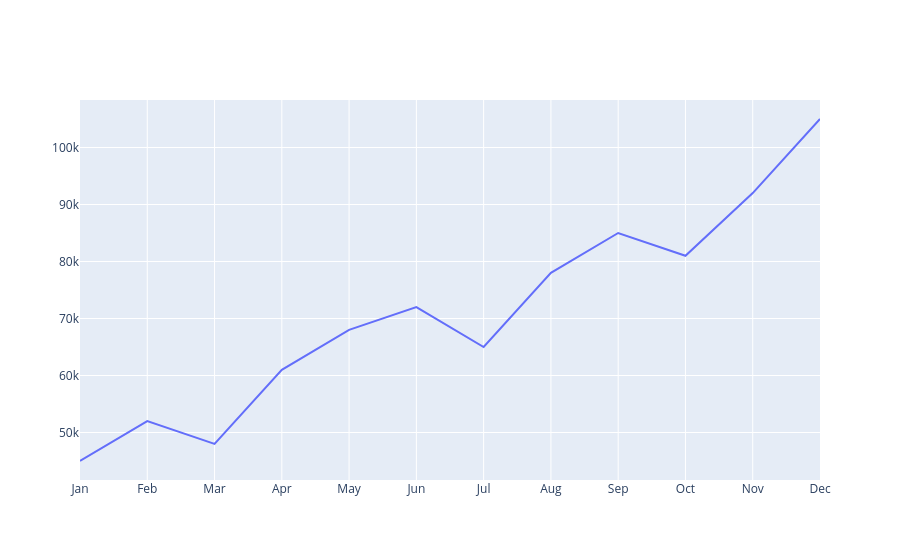

This figure's notebook cell:
### Code cell
import plotly.graph_objects as go
import pandas as pd

df = pd.DataFrame({
    "Month": ["Jan", "Feb", "Mar", "Apr", "May", "Jun",
              "Jul", "Aug", "Sep", "Oct", "Nov", "Dec"],

    "Sales": [45000, 52000, 48000, 61000, 68000, 72000,
              65000, 78000, 85000, 81000, 92000, 105000]
})

fig = go.Figure()

fig.add_trace(
    go.Scatter(
        x=df["Month"],
        y=df["Sales"],
        mode="lines"
    )
)

fig.show()

### Figure 1 — Plotly figure (JSON) as saved in the notebook; plotly's stock layout.template omitted (floating-point values rounded to 4 significant figures)
{"data": [{"mode": "lines", "type": "scatter", "x": ["Jan", "Feb", "Mar", "Apr", "May", "Jun", "Jul", "Aug", "Sep", "Oct", "Nov", "Dec"], "y": [45000, 52000, 48000, 61000, 68000, 72000, 65000, 78000, 85000, 81000, 92000, 105000]}], "layout": {}}
